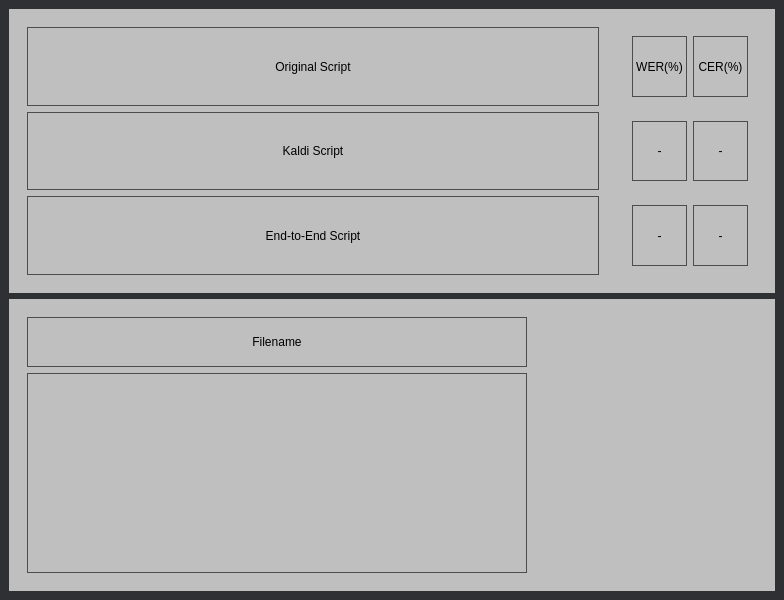
<?xml version="1.0" encoding="UTF-8"?>
<ui version="4.0">
 <class>KT</class>
 <widget class="QMainWindow" name="KT">
  <property name="geometry">
   <rect>
    <x>0</x>
    <y>0</y>
    <width>783</width>
    <height>600</height>
   </rect>
  </property>
  <property name="sizePolicy">
   <sizepolicy hsizetype="Expanding" vsizetype="Expanding">
    <horstretch>0</horstretch>
    <verstretch>0</verstretch>
   </sizepolicy>
  </property>
  <property name="windowTitle">
   <string>KT End-to-End Project</string>
  </property>
  <property name="styleSheet">
   <string notr="true">background-color: rgb(47,48,51)</string>
  </property>
  <widget class="QWidget" name="centralwidget">
   <property name="styleSheet">
    <string notr="true">background-color: rgb(47,48,51);
font: 10pt &quot;Malgun Gothic&quot;;s</string>
   </property>
   <layout class="QVBoxLayout" name="verticalLayout">
    <item>
     <widget class="QWidget" name="Top_Widget" native="true">
      <property name="styleSheet">
       <string notr="true">background-color: rgb(191,191,191);
font: 10pt &quot;Malgun Gothic&quot;;</string>
      </property>
      <layout class="QHBoxLayout" name="horizontalLayout_9">
       <item>
        <widget class="QWidget" name="TopLeft_Widget" native="true">
         <property name="sizePolicy">
          <sizepolicy hsizetype="Preferred" vsizetype="Preferred">
           <horstretch>0</horstretch>
           <verstretch>0</verstretch>
          </sizepolicy>
         </property>
         <property name="minimumSize">
          <size>
           <width>590</width>
           <height>0</height>
          </size>
         </property>
         <property name="styleSheet">
          <string notr="true"/>
         </property>
         <layout class="QVBoxLayout" name="verticalLayout_2">
          <item>
           <widget class="QLabel" name="Original_Script">
            <property name="minimumSize">
             <size>
              <width>572</width>
              <height>74</height>
             </size>
            </property>
            <property name="styleSheet">
             <string notr="true">border-left: 1px solid rgb(77, 77, 77);border-right: 1px solid rgb(77, 77, 77);border-top: 1px solid rgb(77, 77, 77);border-bottom: 1px solid rgb(77, 77, 77);</string>
            </property>
            <property name="text">
             <string>Original Script</string>
            </property>
            <property name="alignment">
             <set>Qt::AlignCenter</set>
            </property>
           </widget>
          </item>
          <item>
           <widget class="QLabel" name="Kaldi_Script">
            <property name="minimumSize">
             <size>
              <width>572</width>
              <height>74</height>
             </size>
            </property>
            <property name="toolTipDuration">
             <number>-1</number>
            </property>
            <property name="styleSheet">
             <string notr="true">border-left: 1px solid rgb(77, 77, 77);border-right: 1px solid rgb(77, 77, 77);border-top: 1px solid rgb(77, 77, 77);border-bottom: 1px solid rgb(77, 77, 77);</string>
            </property>
            <property name="text">
             <string>Kaldi Script</string>
            </property>
            <property name="alignment">
             <set>Qt::AlignCenter</set>
            </property>
           </widget>
          </item>
          <item>
           <widget class="QLabel" name="E2E_Script">
            <property name="minimumSize">
             <size>
              <width>572</width>
              <height>74</height>
             </size>
            </property>
            <property name="styleSheet">
             <string notr="true">border-left: 1px solid rgb(77, 77, 77);border-right: 1px solid rgb(77, 77, 77);border-top: 1px solid rgb(77, 77, 77);border-bottom: 1px solid rgb(77, 77, 77);</string>
            </property>
            <property name="text">
             <string>End-to-End Script</string>
            </property>
            <property name="alignment">
             <set>Qt::AlignCenter</set>
            </property>
           </widget>
          </item>
         </layout>
        </widget>
       </item>
       <item>
        <widget class="QWidget" name="TopRight_Widget" native="true">
         <property name="sizePolicy">
          <sizepolicy hsizetype="Preferred" vsizetype="Preferred">
           <horstretch>0</horstretch>
           <verstretch>0</verstretch>
          </sizepolicy>
         </property>
         <property name="maximumSize">
          <size>
           <width>16777215</width>
           <height>16777215</height>
          </size>
         </property>
         <property name="styleSheet">
          <string notr="true"/>
         </property>
         <layout class="QVBoxLayout" name="verticalLayout_3">
          <item>
           <widget class="QWidget" name="widget_4" native="true">
            <property name="minimumSize">
             <size>
              <width>50</width>
              <height>0</height>
             </size>
            </property>
            <property name="styleSheet">
             <string notr="true"/>
            </property>
            <layout class="QHBoxLayout" name="horizontalLayout_3">
             <item>
              <widget class="QLabel" name="WER_Label">
               <property name="minimumSize">
                <size>
                 <width>55</width>
                 <height>56</height>
                </size>
               </property>
               <property name="styleSheet">
                <string notr="true">border-left: 1px solid rgb(77, 77, 77);border-right: 1px solid rgb(77, 77, 77);border-top: 1px solid rgb(77, 77, 77);border-bottom: 1px solid rgb(77, 77, 77);</string>
               </property>
               <property name="text">
                <string>WER(%)</string>
               </property>
               <property name="alignment">
                <set>Qt::AlignCenter</set>
               </property>
              </widget>
             </item>
             <item>
              <widget class="QLabel" name="CER_Label">
               <property name="minimumSize">
                <size>
                 <width>55</width>
                 <height>56</height>
                </size>
               </property>
               <property name="styleSheet">
                <string notr="true">border-left: 1px solid rgb(77, 77, 77);border-right: 1px solid rgb(77, 77, 77);border-top: 1px solid rgb(77, 77, 77);border-bottom: 1px solid rgb(77, 77, 77);</string>
               </property>
               <property name="text">
                <string>CER(%)</string>
               </property>
               <property name="alignment">
                <set>Qt::AlignCenter</set>
               </property>
              </widget>
             </item>
            </layout>
           </widget>
          </item>
          <item>
           <widget class="QWidget" name="widget_6" native="true">
            <property name="styleSheet">
             <string notr="true"/>
            </property>
            <layout class="QHBoxLayout" name="horizontalLayout_4">
             <item>
              <widget class="QLabel" name="Kaldi_WER">
               <property name="minimumSize">
                <size>
                 <width>55</width>
                 <height>56</height>
                </size>
               </property>
               <property name="styleSheet">
                <string notr="true">border-left: 1px solid rgb(77, 77, 77);border-right: 1px solid rgb(77, 77, 77);border-top: 1px solid rgb(77, 77, 77);border-bottom: 1px solid rgb(77, 77, 77);</string>
               </property>
               <property name="text">
                <string>-</string>
               </property>
               <property name="alignment">
                <set>Qt::AlignCenter</set>
               </property>
              </widget>
             </item>
             <item>
              <widget class="QLabel" name="Kaldi_CER">
               <property name="minimumSize">
                <size>
                 <width>55</width>
                 <height>56</height>
                </size>
               </property>
               <property name="styleSheet">
                <string notr="true">border-left: 1px solid rgb(77, 77, 77);border-right: 1px solid rgb(77, 77, 77);border-top: 1px solid rgb(77, 77, 77);border-bottom: 1px solid rgb(77, 77, 77);</string>
               </property>
               <property name="text">
                <string>-</string>
               </property>
               <property name="alignment">
                <set>Qt::AlignCenter</set>
               </property>
              </widget>
             </item>
            </layout>
           </widget>
          </item>
          <item>
           <widget class="QWidget" name="widget_7" native="true">
            <property name="styleSheet">
             <string notr="true"/>
            </property>
            <layout class="QHBoxLayout" name="horizontalLayout_5">
             <item>
              <widget class="QLabel" name="E2E_WER">
               <property name="minimumSize">
                <size>
                 <width>55</width>
                 <height>56</height>
                </size>
               </property>
               <property name="styleSheet">
                <string notr="true">border-left: 1px solid rgb(77, 77, 77);border-right: 1px solid rgb(77, 77, 77);border-top: 1px solid rgb(77, 77, 77);border-bottom: 1px solid rgb(77, 77, 77);</string>
               </property>
               <property name="text">
                <string>-</string>
               </property>
               <property name="alignment">
                <set>Qt::AlignCenter</set>
               </property>
              </widget>
             </item>
             <item>
              <widget class="QLabel" name="E2E_CER">
               <property name="minimumSize">
                <size>
                 <width>55</width>
                 <height>56</height>
                </size>
               </property>
               <property name="styleSheet">
                <string notr="true">border-left: 1px solid rgb(77, 77, 77);border-right: 1px solid rgb(77, 77, 77);border-top: 1px solid rgb(77, 77, 77);border-bottom: 1px solid rgb(77, 77, 77);</string>
               </property>
               <property name="text">
                <string>-</string>
               </property>
               <property name="alignment">
                <set>Qt::AlignCenter</set>
               </property>
              </widget>
             </item>
            </layout>
           </widget>
          </item>
         </layout>
        </widget>
       </item>
      </layout>
     </widget>
    </item>
    <item>
     <layout class="QHBoxLayout" name="horizontalLayout">
      <item>
       <widget class="QWidget" name="bottom_Widget" native="true">
        <property name="layoutDirection">
         <enum>Qt::LeftToRight</enum>
        </property>
        <property name="styleSheet">
         <string notr="true">background-color: rgb(191,191,191);
font: 10pt &quot;Malgun Gothic&quot;;</string>
        </property>
        <layout class="QHBoxLayout" name="horizontalLayout_6">
         <item>
          <widget class="QWidget" name="widget_9" native="true">
           <layout class="QVBoxLayout" name="verticalLayout_6">
            <item>
             <widget class="QLabel" name="FileName_label">
              <property name="styleSheet">
               <string notr="true">border-left: 1px solid rgb(77, 77, 77);border-right: 1px solid rgb(77, 77, 77);border-top: 1px solid rgb(77, 77, 77);border-bottom: 1px solid rgb(77, 77, 77);</string>
              </property>
              <property name="text">
               <string>Filename</string>
              </property>
              <property name="alignment">
               <set>Qt::AlignCenter</set>
              </property>
             </widget>
            </item>
            <item>
             <widget class="QWidget" name="Wav_Widget" native="true">
              <property name="minimumSize">
               <size>
                <width>500</width>
                <height>200</height>
               </size>
              </property>
              <property name="styleSheet">
               <string notr="true">border-left: 1px solid rgb(77, 77, 77);border-right: 1px solid rgb(77, 77, 77);border-top: 1px solid rgb(77, 77, 77);border-bottom: 1px solid rgb(77, 77, 77);</string>
              </property>
             </widget>
            </item>
           </layout>
          </widget>
         </item>
         <item>
          <widget class="QWidget" name="widget_2" native="true">
           <layout class="QVBoxLayout" name="verticalLayout_4">
            <item>
             <widget class="QWidget" name="widget_3" native="true">
              <layout class="QHBoxLayout" name="horizontalLayout_7">
               <item>
                <widget class="QWidget" name="widget_8" native="true">
                 <property name="maximumSize">
                  <size>
                   <width>50</width>
                   <height>70</height>
                  </size>
                 </property>
                 <layout class="QVBoxLayout" name="verticalLayout_5">
                  <item>
                   <widget class="QPushButton" name="play_button">
                    <property name="styleSheet">
                     <string notr="true">image: url(./Pictures/play.png);
border: 0px;</string>
                    </property>
                    <property name="text">
                     <string/>
                    </property>
                   </widget>
                  </item>
                  <item>
                   <widget class="QPushButton" name="stop_button">
                    <property name="styleSheet">
                     <string notr="true">image: url(./Pictures/stop.png);
border: 0px;</string>
                    </property>
                    <property name="text">
                     <string/>
                    </property>
                   </widget>
                  </item>
                 </layout>
                </widget>
               </item>
               <item>
                <widget class="QPushButton" name="openWav_button">
                 <property name="minimumSize">
                  <size>
                   <width>50</width>
                   <height>50</height>
                  </size>
                 </property>
                 <property name="maximumSize">
                  <size>
                   <width>50</width>
                   <height>16777215</height>
                  </size>
                 </property>
                 <property name="styleSheet">
                  <string notr="true">image: url(./Pictures/wav.png);
border: 0px;</string>
                 </property>
                 <property name="text">
                  <string/>
                 </property>
                </widget>
               </item>
              </layout>
             </widget>
            </item>
            <item>
             <widget class="QWidget" name="widget" native="true">
              <layout class="QVBoxLayout" name="verticalLayout_7">
               <item>
                <widget class="QWidget" name="widget_11" native="true">
                 <layout class="QHBoxLayout" name="horizontalLayout_2">
                  <item>
                   <widget class="QLabel" name="ASML_logo">
                    <property name="minimumSize">
                     <size>
                      <width>50</width>
                      <height>50</height>
                     </size>
                    </property>
                    <property name="styleSheet">
                     <string notr="true">image: url(./Pictures/asml.png);
border: 0px;</string>
                    </property>
                    <property name="text">
                     <string/>
                    </property>
                   </widget>
                  </item>
                  <item>
                   <widget class="QLabel" name="KT_logo">
                    <property name="minimumSize">
                     <size>
                      <width>50</width>
                      <height>50</height>
                     </size>
                    </property>
                    <property name="styleSheet">
                     <string notr="true">image: url(./Pictures/kt.png);
border: 0px;</string>
                    </property>
                    <property name="text">
                     <string/>
                    </property>
                   </widget>
                  </item>
                 </layout>
                </widget>
               </item>
               <item>
                <widget class="QWidget" name="widget_10" native="true">
                 <layout class="QHBoxLayout" name="horizontalLayout_8">
                  <item>
                   <widget class="QLabel" name="HY_logo">
                    <property name="minimumSize">
                     <size>
                      <width>0</width>
                      <height>70</height>
                     </size>
                    </property>
                    <property name="styleSheet">
                     <string notr="true">image: url(./Pictures/hy.png);
border: 0px;</string>
                    </property>
                    <property name="text">
                     <string/>
                    </property>
                   </widget>
                  </item>
                 </layout>
                </widget>
               </item>
              </layout>
             </widget>
            </item>
           </layout>
          </widget>
         </item>
        </layout>
       </widget>
      </item>
     </layout>
    </item>
   </layout>
  </widget>
 </widget>
 <resources/>
 <connections/>
</ui>
